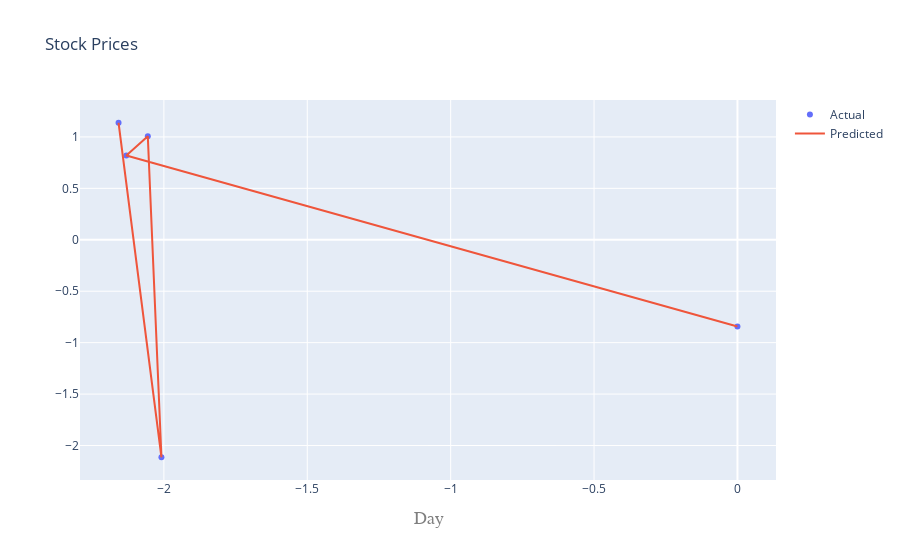

Write notebook code for a chart like this one.
### Code cell
iplot(plot2)

### Figure 1 — Plotly figure (JSON) as saved in the notebook; plotly's stock layout.template omitted (floating-point values rounded to 4 significant figures; data arrays with more than 128 entries replaced by an {"elided": "..."} marker saying what was removed)
{"data": [{"mode": "markers", "name": "Actual", "type": "scatter", "x": [-2.158, -2.009, -2.056, -2.131, 0], "y": {"elided": "183 float values"}}, {"mode": "lines", "name": "Predicted", "type": "scatter", "x": [-2.158, -2.009, -2.056, -2.131, 0], "y": {"elided": "183 float values"}}], "layout": {"title": {"text": "Stock Prices "}, "xaxis": {"title": {"font": {"color": "#7f7f7f", "family": "Courier New, monospace", "size": 18}, "text": "Day"}}}}
